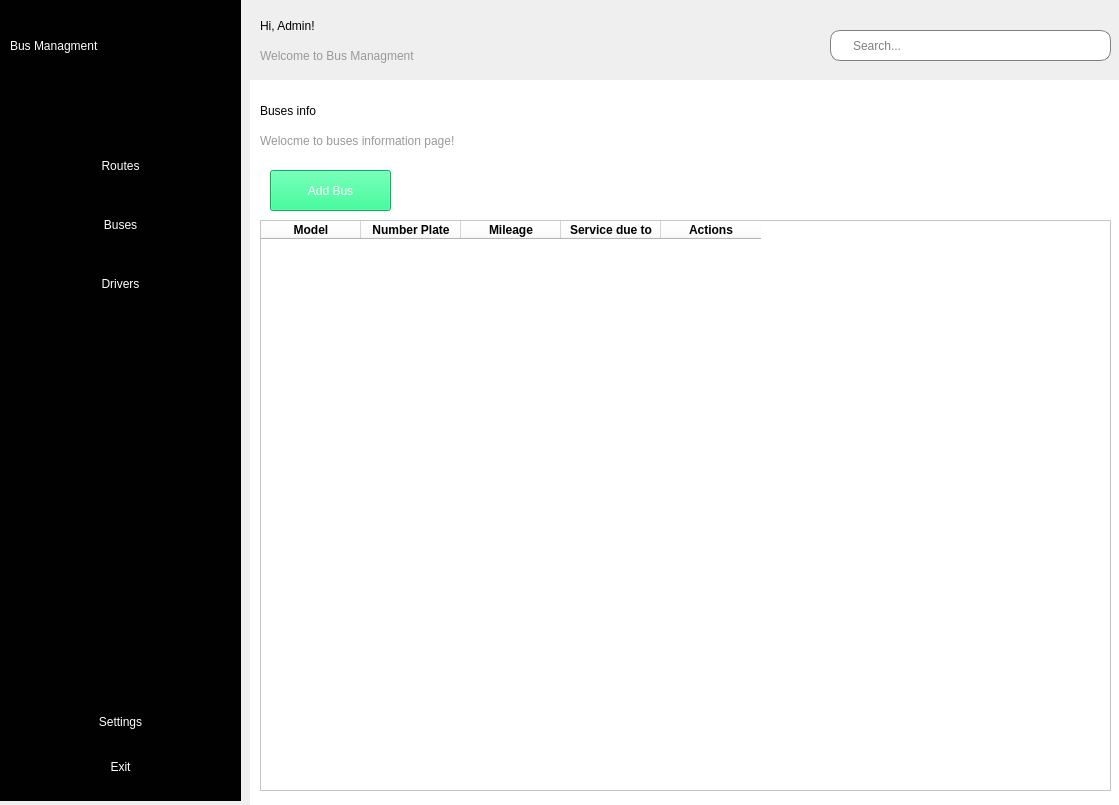
<?xml version="1.0" encoding="UTF-8"?>
<ui version="4.0">
 <class>MainWindow</class>
 <widget class="QMainWindow" name="MainWindow">
  <property name="geometry">
   <rect>
    <x>0</x>
    <y>0</y>
    <width>1119</width>
    <height>805</height>
   </rect>
  </property>
  <property name="windowTitle">
   <string>MainWindow</string>
  </property>
  <widget class="QWidget" name="centralwidget">
   <widget class="QWidget" name="sidebar_menu" native="true">
    <property name="geometry">
     <rect>
      <x>0</x>
      <y>0</y>
      <width>241</width>
      <height>801</height>
     </rect>
    </property>
    <property name="styleSheet">
     <string notr="true">
background-color: rgb(1,1,1)</string>
    </property>
    <widget class="QLabel" name="label_2">
     <property name="geometry">
      <rect>
       <x>10</x>
       <y>10</y>
       <width>221</width>
       <height>71</height>
      </rect>
     </property>
     <property name="styleSheet">
      <string notr="true">font: 18pt &quot;MS Shell Dlg 2&quot;;
color: rgb(255, 255, 255);</string>
     </property>
     <property name="text">
      <string>Bus Managment</string>
     </property>
    </widget>
    <widget class="QWidget" name="layoutWidget">
     <property name="geometry">
      <rect>
       <x>0</x>
       <y>120</y>
       <width>241</width>
       <height>211</height>
      </rect>
     </property>
     <layout class="QVBoxLayout" name="verticalLayout">
      <item>
       <widget class="QPushButton" name="routes_button">
        <property name="styleSheet">
         <string notr="true">QPushButton:checked{
	background-color:white;
	color:black;
}
QPushButton{
color: rgb(255, 255, 255);
font: 14pt &quot;MS Shell Dlg 2&quot;;
border: none;
border-radius: 10px;
margin-left: 10px;
margin-right:10px;
}
</string>
        </property>
        <property name="text">
         <string>Routes</string>
        </property>
        <property name="icon">
         <iconset resource="resources.qrc">
          <normaloff>:/icons/point-objects-32.png</normaloff>:/icons/point-objects-32.png</iconset>
        </property>
        <property name="iconSize">
         <size>
          <width>30</width>
          <height>30</height>
         </size>
        </property>
        <property name="checkable">
         <bool>true</bool>
        </property>
        <property name="autoExclusive">
         <bool>true</bool>
        </property>
       </widget>
      </item>
      <item>
       <widget class="QPushButton" name="bus_button">
        <property name="styleSheet">
         <string notr="true">QPushButton:checked{
	background-color:white;
	color:black;
}
QPushButton{
color: rgb(255, 255, 255);
font: 14pt &quot;MS Shell Dlg 2&quot;;
border: none;
border-radius: 10px;
margin-left: 10px;
margin-right:10px;
}
</string>
        </property>
        <property name="text">
         <string>Buses</string>
        </property>
        <property name="icon">
         <iconset resource="resources.qrc">
          <normaloff>:/icons/bus-32.png</normaloff>:/icons/bus-32.png</iconset>
        </property>
        <property name="iconSize">
         <size>
          <width>30</width>
          <height>30</height>
         </size>
        </property>
        <property name="checkable">
         <bool>true</bool>
        </property>
        <property name="autoExclusive">
         <bool>true</bool>
        </property>
       </widget>
      </item>
      <item>
       <widget class="QPushButton" name="drivers_button">
        <property name="enabled">
         <bool>true</bool>
        </property>
        <property name="styleSheet">
         <string notr="true">QPushButton:checked{
	background-color:white;
	color:black;
}
QPushButton{
color: rgb(255, 255, 255);
font: 14pt &quot;MS Shell Dlg 2&quot;;
border: none;
border-radius: 10px;
margin-left: 10px;
margin-right:10px;
}
</string>
        </property>
        <property name="text">
         <string>Drivers</string>
        </property>
        <property name="icon">
         <iconset resource="resources.qrc">
          <normaloff>:/icons/user-32.png</normaloff>:/icons/user-32.png</iconset>
        </property>
        <property name="iconSize">
         <size>
          <width>30</width>
          <height>30</height>
         </size>
        </property>
        <property name="checkable">
         <bool>true</bool>
        </property>
        <property name="autoExclusive">
         <bool>true</bool>
        </property>
       </widget>
      </item>
     </layout>
    </widget>
    <widget class="QWidget" name="layoutWidget">
     <property name="geometry">
      <rect>
       <x>0</x>
       <y>690</y>
       <width>241</width>
       <height>111</height>
      </rect>
     </property>
     <layout class="QVBoxLayout" name="verticalLayout_2">
      <item>
       <widget class="QPushButton" name="settings_button">
        <property name="enabled">
         <bool>true</bool>
        </property>
        <property name="styleSheet">
         <string notr="true">QPushButton:checked{
	background-color:white;
	color:black;
}
QPushButton{
color: rgb(255, 255, 255);
font: 14pt &quot;MS Shell Dlg 2&quot;;
border: none;
border-radius: 10px;
margin-left: 10px;
margin-right:10px;
}
</string>
        </property>
        <property name="text">
         <string>Settings</string>
        </property>
        <property name="icon">
         <iconset resource="resources.qrc">
          <normaloff>:/icons/settings-4-32.png</normaloff>:/icons/settings-4-32.png</iconset>
        </property>
        <property name="iconSize">
         <size>
          <width>30</width>
          <height>30</height>
         </size>
        </property>
        <property name="checkable">
         <bool>true</bool>
        </property>
        <property name="autoExclusive">
         <bool>true</bool>
        </property>
       </widget>
      </item>
      <item>
       <widget class="QPushButton" name="exit_button">
        <property name="enabled">
         <bool>true</bool>
        </property>
        <property name="styleSheet">
         <string notr="true">QPushButton:checked{
	background-color:white;
	color:black;
}
QPushButton{
color: rgb(255, 255, 255);
font: 14pt &quot;MS Shell Dlg 2&quot;;
border: none;
border-radius: 10px;
margin-left: 10px;
margin-right:10px;
}
</string>
        </property>
        <property name="text">
         <string>Exit</string>
        </property>
        <property name="icon">
         <iconset resource="resources.qrc">
          <normaloff>:/icons/door-8-24.png</normaloff>:/icons/door-8-24.png</iconset>
        </property>
        <property name="iconSize">
         <size>
          <width>30</width>
          <height>30</height>
         </size>
        </property>
        <property name="checkable">
         <bool>true</bool>
        </property>
        <property name="autoExclusive">
         <bool>true</bool>
        </property>
       </widget>
      </item>
     </layout>
    </widget>
   </widget>
   <widget class="QWidget" name="main_screen" native="true">
    <property name="geometry">
     <rect>
      <x>250</x>
      <y>80</y>
      <width>871</width>
      <height>731</height>
     </rect>
    </property>
    <property name="styleSheet">
     <string notr="true">
background-color: rgb(255, 255, 255);</string>
    </property>
    <widget class="QStackedWidget" name="stackedWidget">
     <property name="geometry">
      <rect>
       <x>10</x>
       <y>0</y>
       <width>871</width>
       <height>721</height>
      </rect>
     </property>
     <widget class="QWidget" name="buses_page">
      <widget class="QLabel" name="label_4">
       <property name="geometry">
        <rect>
         <x>0</x>
         <y>0</y>
         <width>151</width>
         <height>61</height>
        </rect>
       </property>
       <property name="styleSheet">
        <string notr="true">font: 75 16pt &quot;MS Shell Dlg 2&quot;;</string>
       </property>
       <property name="text">
        <string>Buses info</string>
       </property>
      </widget>
      <widget class="QLabel" name="label_7">
       <property name="geometry">
        <rect>
         <x>0</x>
         <y>50</y>
         <width>611</width>
         <height>21</height>
        </rect>
       </property>
       <property name="styleSheet">
        <string notr="true">font: 10pt &quot;MS Shell Dlg 2&quot;;
color: rgb(153, 153, 153);</string>
       </property>
       <property name="text">
        <string>Welocme to buses information page!</string>
       </property>
      </widget>
      <widget class="QPushButton" name="addBusButton">
       <property name="enabled">
        <bool>true</bool>
       </property>
       <property name="geometry">
        <rect>
         <x>10</x>
         <y>90</y>
         <width>121</width>
         <height>41</height>
        </rect>
       </property>
       <property name="styleSheet">
        <string notr="true">border:&quot;none&quot;;
background-color: rgb(0, 255, 127);
font: 75 10pt &quot;MS Shell Dlg 2&quot;;
color: rgb(255, 255, 255);
border-radius:&quot;10px&quot;</string>
       </property>
       <property name="text">
        <string>Add Bus</string>
       </property>
       <property name="checkable">
        <bool>true</bool>
       </property>
      </widget>
      <widget class="QTableWidget" name="tableWidget">
       <property name="geometry">
        <rect>
         <x>0</x>
         <y>140</y>
         <width>851</width>
         <height>571</height>
        </rect>
       </property>
       <property name="styleSheet">
        <string notr="true">QHeaderView::section {
	font-weight:bold;
}</string>
       </property>
       <property name="alternatingRowColors">
        <bool>false</bool>
       </property>
       <property name="sortingEnabled">
        <bool>false</bool>
       </property>
       <property name="columnCount">
        <number>5</number>
       </property>
       <attribute name="horizontalHeaderMinimumSectionSize">
        <number>49</number>
       </attribute>
       <attribute name="horizontalHeaderShowSortIndicator" stdset="0">
        <bool>false</bool>
       </attribute>
       <column>
        <property name="text">
         <string>Model</string>
        </property>
       </column>
       <column>
        <property name="text">
         <string>Number Plate</string>
        </property>
       </column>
       <column>
        <property name="text">
         <string>Mileage</string>
        </property>
       </column>
       <column>
        <property name="text">
         <string>Service due to</string>
        </property>
       </column>
       <column>
        <property name="text">
         <string>Actions</string>
        </property>
       </column>
      </widget>
     </widget>
     <widget class="QWidget" name="routes_page">
      <widget class="QLabel" name="label_5">
       <property name="geometry">
        <rect>
         <x>350</x>
         <y>300</y>
         <width>131</width>
         <height>81</height>
        </rect>
       </property>
       <property name="styleSheet">
        <string notr="true">font: 14pt &quot;MS Shell Dlg 2&quot;;</string>
       </property>
       <property name="text">
        <string>Routes Page</string>
       </property>
      </widget>
     </widget>
     <widget class="QWidget" name="drivers_page">
      <widget class="QLabel" name="label_6">
       <property name="geometry">
        <rect>
         <x>0</x>
         <y>0</y>
         <width>151</width>
         <height>61</height>
        </rect>
       </property>
       <property name="styleSheet">
        <string notr="true">font: 75 16pt &quot;MS Shell Dlg 2&quot;;</string>
       </property>
       <property name="text">
        <string>Drivers info</string>
       </property>
      </widget>
      <widget class="QLabel" name="label_8">
       <property name="geometry">
        <rect>
         <x>0</x>
         <y>50</y>
         <width>611</width>
         <height>21</height>
        </rect>
       </property>
       <property name="styleSheet">
        <string notr="true">font: 10pt &quot;MS Shell Dlg 2&quot;;
color: rgb(153, 153, 153);</string>
       </property>
       <property name="text">
        <string>Welocme to driver information page!</string>
       </property>
      </widget>
      <widget class="QPushButton" name="addDriverButton">
       <property name="enabled">
        <bool>true</bool>
       </property>
       <property name="geometry">
        <rect>
         <x>10</x>
         <y>90</y>
         <width>121</width>
         <height>41</height>
        </rect>
       </property>
       <property name="styleSheet">
        <string notr="true">border:&quot;none&quot;;
background-color: rgb(0, 255, 127);
font: 75 10pt &quot;MS Shell Dlg 2&quot;;
color: rgb(255, 255, 255);
border-radius:&quot;10px&quot;</string>
       </property>
       <property name="text">
        <string>Add driver</string>
       </property>
       <property name="checkable">
        <bool>true</bool>
       </property>
      </widget>
      <widget class="QTableWidget" name="driverTable">
       <property name="geometry">
        <rect>
         <x>0</x>
         <y>140</y>
         <width>851</width>
         <height>571</height>
        </rect>
       </property>
       <property name="styleSheet">
        <string notr="true">QHeaderView::section {
	font-weight:bold;
}</string>
       </property>
       <property name="alternatingRowColors">
        <bool>false</bool>
       </property>
       <property name="sortingEnabled">
        <bool>false</bool>
       </property>
       <property name="columnCount">
        <number>5</number>
       </property>
       <attribute name="horizontalHeaderMinimumSectionSize">
        <number>49</number>
       </attribute>
       <attribute name="horizontalHeaderShowSortIndicator" stdset="0">
        <bool>false</bool>
       </attribute>
       <column>
        <property name="text">
         <string>First Name</string>
        </property>
       </column>
       <column>
        <property name="text">
         <string>Second Name</string>
        </property>
       </column>
       <column>
        <property name="text">
         <string>License number</string>
        </property>
       </column>
       <column>
        <property name="text">
         <string>Phone</string>
        </property>
       </column>
       <column>
        <property name="text">
         <string>Actions</string>
        </property>
       </column>
      </widget>
     </widget>
    </widget>
   </widget>
   <widget class="QWidget" name="header" native="true">
    <property name="geometry">
     <rect>
      <x>250</x>
      <y>0</y>
      <width>871</width>
      <height>81</height>
     </rect>
    </property>
    <widget class="QLineEdit" name="lineEdit">
     <property name="geometry">
      <rect>
       <x>580</x>
       <y>30</y>
       <width>281</width>
       <height>31</height>
      </rect>
     </property>
     <property name="styleSheet">
      <string notr="true">padding-left:20 px;
border: 1px solid gray;
border-radius: 10px;</string>
     </property>
     <property name="placeholderText">
      <string>Search...</string>
     </property>
    </widget>
    <widget class="QLabel" name="label">
     <property name="geometry">
      <rect>
       <x>10</x>
       <y>10</y>
       <width>181</width>
       <height>31</height>
      </rect>
     </property>
     <property name="styleSheet">
      <string notr="true">font: 15pt &quot;MS Shell Dlg 2&quot;;
color: rgb(0, 0, 0);</string>
     </property>
     <property name="text">
      <string>Hi, Admin!</string>
     </property>
    </widget>
    <widget class="QLabel" name="label_3">
     <property name="geometry">
      <rect>
       <x>10</x>
       <y>40</y>
       <width>221</width>
       <height>31</height>
      </rect>
     </property>
     <property name="styleSheet">
      <string notr="true">font: 10pt &quot;MS Shell Dlg 2&quot;;
color: rgb(153, 153, 153);
</string>
     </property>
     <property name="text">
      <string>Welcome to Bus Managment</string>
     </property>
    </widget>
   </widget>
  </widget>
 </widget>
 <resources>
  <include location="resources.qrc"/>
 </resources>
 <connections/>
</ui>
